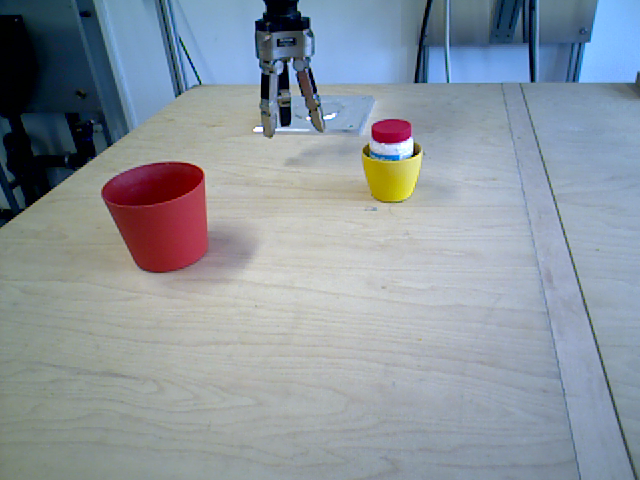
//> input picture Vision_Mark/lec1/color.png, 640 x 480 px
$ ./ex1 ../color.png   (built with g++ and OpenCV 4)
//> lines starting //> are read from the running program, lines starting //| are printed output that depends on the picture; after the words box and inside, x2 and y2 are one past the last pixel; in counts of white or black regions, pixels touching at a corner belong together
#include <opencv2/opencv.hpp>
#include <iostream>

int main(int argc, char* argv[])
{
    // Parse command line arguments
    cv::CommandLineParser parser(argc, argv,
        "{help   |            | print this message}"
        "{@image | ./book.jpg | image path}"
    );

    if (parser.has("help")) {
        parser.printMessage();
        return 0;
    }
    // Load image
    std::string filename = parser.get<std::string>("@image");
    cv::Mat img = cv::imread(filename);
//> img is the input picture: 480 rows x 640 cols, CV_8UC3; mean B, G, R 157.5, 148.3, 139

    if (img.empty()) {
        std::cout << "Input image not found at '" << filename << "'\n";
        return 1;
    }

    //Method 1 for black box painting
    cv::Mat box1;
    box1 = img.clone();
    cv::Vec3b temp;
    int brush;
    for (int i = 100; i<220; i++)
        for (int j = 350; j<440; j++)
            {
                for (int c = 0; c<3; c++)
                    {
                        if (c == 0)
                            brush = 255;
                        else
                            brush = 0;
                        temp[c] = brush;
                    }
                    box1.at<cv::Vec3b>(i,j) = temp;
            }
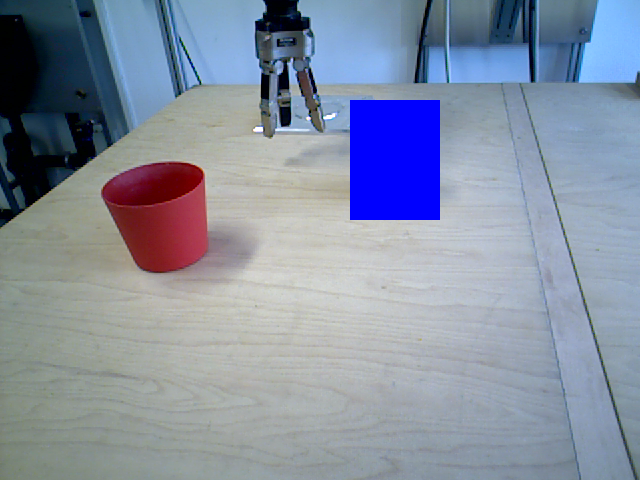
//> box1: 480 rows x 640 cols, CV_8UC3; 3.52% of pixels changed, all inside (x1, y1, x2, y2) = (350, 100, 440, 220)
//> after the loop, brush = 0
    //Method 2 for black box painting
    cv::Mat box2;
    box2 = img.clone();

    for (int i = 100; i<220; i++)
        {
        cv::Vec3b* p_row = box2.ptr<cv::Vec3b>(i);
        for (int j = 350; j<440; j++)
            {
                p_row[j] = cv::Vec3b::all(0);
            }
        }
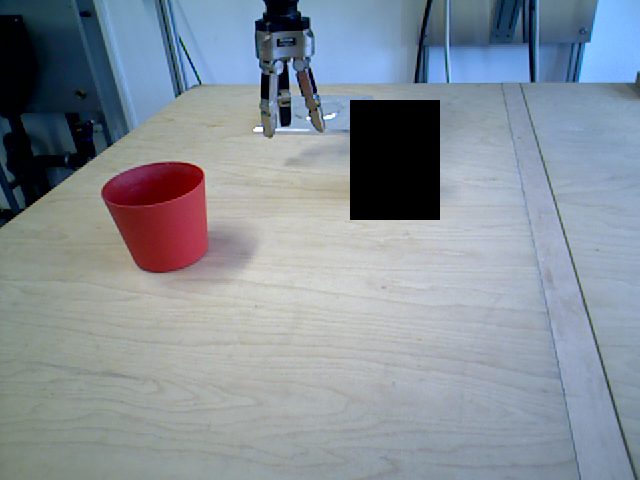
//> box2: 480 rows x 640 cols, CV_8UC3; 3.52% of pixels changed, all inside (x1, y1, x2, y2) = (350, 100, 440, 220)
    //Method 3 for black box painting
    cv::Mat_<cv::Vec3b> box3(img.rows, img.cols);
    for (int i = 0; i<img.rows; i++)
        for (int j = 0; j<img.cols; j++)
            {
                if( !(!(i <100 || i>220) && !(j<350 || j>440)) )
                    {
                        box3.at<cv::Vec3b>(i,j) = cv::Vec3b::all(1);
                        //cv::Vec3b intensity = box3.at<cv::Vec3b>(i,j); Template for accesing individual channels
                        //int output = intensity.val[0];
                        //std::cout << output << std::endl;
                    }
                else
                    box3.at<cv::Vec3b>(i,j) = cv::Vec3b::all(0);
            }
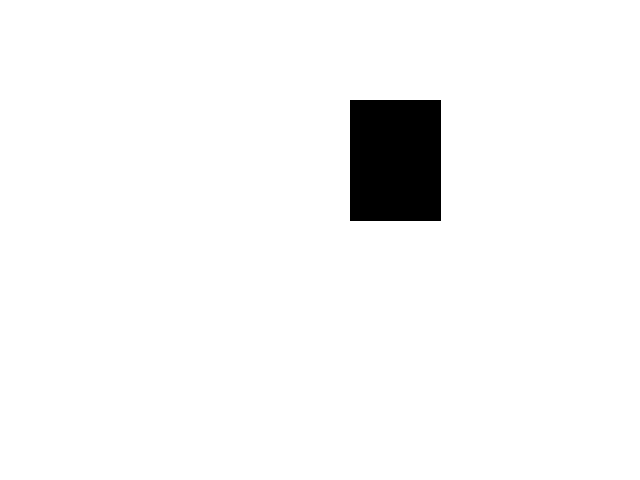
//> box3: 480 rows x 640 cols, CV_8UC3; values 0 (black) and 1 (white), 96.4% white; 1 black region, box (x1, y1, x2, y2) and area: (350, 100, 441, 221) 11011
    uchar blue, green, red;
    int   blueint1, greenint1, redint1;
    int blueint2, greenint2, redint2;
    int bluetemp, greentemp, redtemp;
    cv::Vec3b output;
    cv::Mat_<cv::Vec3b> box3_o(img.rows, img.cols);
    for (int i = 0; i<img.rows; i++)
        for (int j = 0; j<img.cols; j++)
            {
                //By default is uchar values in the vec3b datatype. Therefore i make it to ints, so i'm able to multiply the 2 images on each other.
                cv::Vec3b intensity1 = box3.at<cv::Vec3b>(i,j);
                cv::Vec3b intensity2 = img.at<cv::Vec3b>(i,j);
                blueint1 = intensity1.val[0];
                blueint2 = intensity2.val[0];
                greenint1 = intensity1.val[1];
                greenint2 = intensity2.val[1];
                redint1 = intensity1.val[2];
                redint2 = intensity2.val[2];
                bluetemp = blueint1*blueint2;
                greentemp = greenint1*greenint2;
                redtemp = redint1*redint2;
                blue = bluetemp;
                green = greentemp;
                red = redtemp;
                output.val[0] = blue;
                output.val[1] = green;
                output.val[2] = red;
                box3_o.at<cv::Vec3b>(i,j) = output;
            }
//> this loop made 480 passes
//> (blueint2, greenint2, redint2) on passes 1 to 3: (232, 173, 114), (233, 174, 118), (235, 174, 118)
//> after the loop, blueint1 = 1; blueint2 = 109; greenint1 = 1; greenint2 = 116; redint1 = 1; redint2 = 97

   //Greyscale magic
    cv::Mat gray_img;
    cvtColor(img, gray_img, CV_BGR2GRAY);
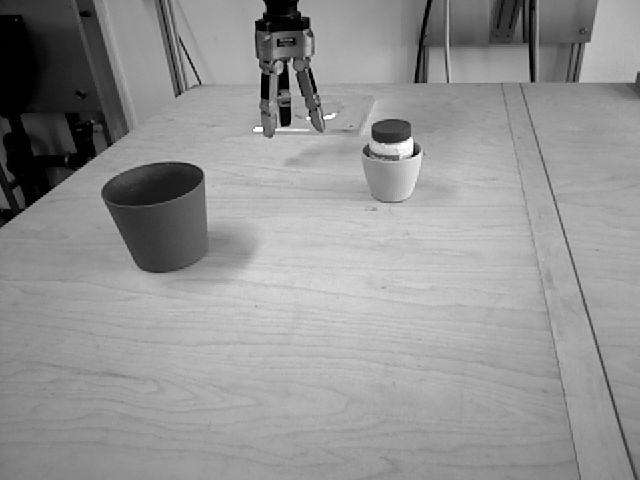
//> gray_img: 480 rows x 640 cols, CV_8UC1; min 0, max 255, mean 146.6

    for (int i = 100; i<220; i++)
        {
        for (int j = 350; j<440; j++)
            {
                uchar tmp = 0;
                gray_img.at<uchar>(i,j) = tmp;
            }
        }
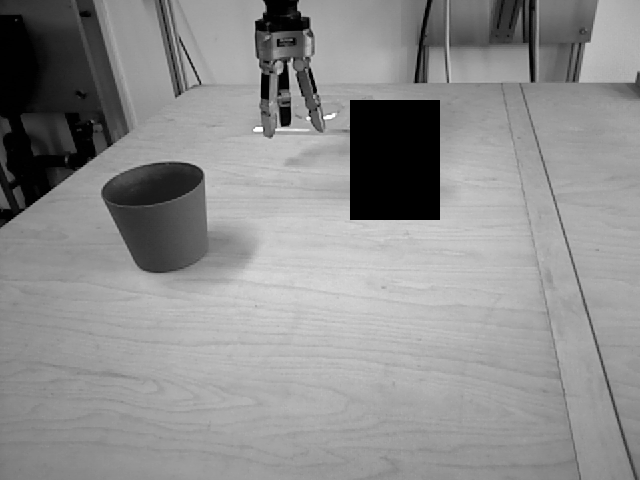
//> gray_img: 480 rows x 640 cols, CV_8UC1; 3.52% of pixels changed, all inside (x1, y1, x2, y2) = (350, 100, 440, 220)


    // Show the images
    cv::imshow("Image", img);
    cv::imshow("Box1", box1);
    cv::imshow("Box2", box2);
    cv::imshow("Box3", box3_o);
    cv::imshow("Fifty shades of grey", gray_img);
    cv::waitKey();

    return 0;
}
